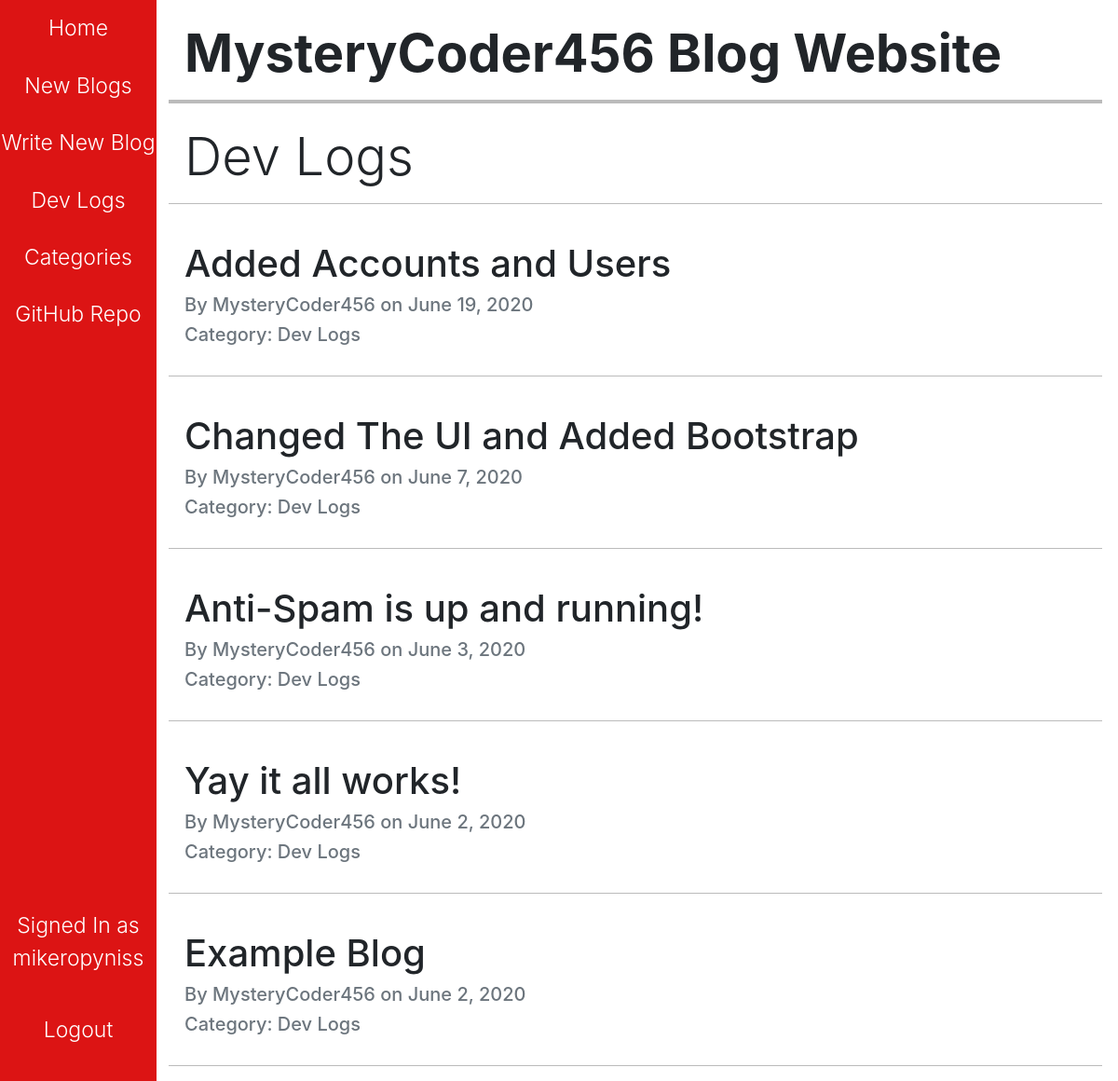
The page /dev/ (signed in) on the database its author committed.
### blog/models.py (models this page shows, shortened)
class Blog(VoteModel, models.Model):
    blog_list = models.ForeignKey(BlogList, on_delete=models.CASCADE)
    title = models.CharField(max_length=100)
    author = models.CharField(max_length=150)
    creation_date = models.DateField()
    content = models.TextField(
        max_length=500,
        blank=True,
        validators=[MaxLengthValidator(500)]
    )

class BlogList(models.Model):
    name = models.CharField(max_length=50)

### blog/views.py (the view)
# urls.py: path("dev/", views.dev_logs, name="dev_logs"),
def dev_logs(request):
    dev_set = reversed(BlogList.objects.get(name="Dev Logs").blog_set.all())
    return render(request, "blog/dev.html", {"dev_set": dev_set})

### blog/templates/blog/dev.html (shortened to what this page needs)
{% extends 'blog/base.html' %}
{% block heading %}
    Dev Logs
{% endblock %}
{% block main %}
    {% for blog in dev_set %}
        <hr style="height: 1px;">
        <br>
        <h1 class="blog-title"><a href="{% url 'blog_detail' blog.title %}">{{blog.title}}</a></h1>
        <div class="pb-2" style="line-height: 0.1rem;">
            <h5 class="text-muted">By {{blog.author}} on {{blog.creation_date}}</h5>
            <h5 class="text-muted">Category: {{blog.blog_list.name}}</h5>
        </div>
    {% endfor %}
    <hr style="height: 1px;">
{% endblock %}

### blog/templates/blog/base.html (shortened to what this page needs)
<!DOCTYPE html>
{% load static %}
<html lang="en">
<head>
    <link rel="stylesheet" href="https://stackpath.bootstrapcdn.com/bootstrap/4.3.1/css/bootstrap.min.css">
    <link rel="stylesheet" type="text/css" href="{% static 'blog/styles.css' %}">
</head>
<body>
    <div class="sidenav">
        <a href="{% url 'home' %}" class="font-weight-light">Home</a>
        <a href="{% url 'new_blogs' %}" class="font-weight-light">New Blogs</a>
        <a href="{% url 'create_blog' %}" class="font-weight-light">Write New Blog</a>
        <a href="{% url 'dev_logs' %}" class="font-weight-light">Dev Logs</a>
        <a href="{% url 'categories' %}" class="font-weight-light">Categories</a>
        <a href="https://github.com/MysteryCoder456/Blog-App" target="_blank" class="font-weight-light">GitHub Repo</a>
        <div class="auth-buttons pb-4">
            {% if user.is_authenticated %}
                <p class="font-weight-light">Signed In as {{user.username}}</p>
                <a href="{% url 'logout' %}" class="font-weight-light">Logout</a>
            {% else %}
                <a href="{% url 'login' %}" class="font-weight-light">Login</a>
                <a href="{% url 'register' %}" class="font-weight-light">Register</a>
            {% endif %}
        </div>
    </div>
    <div class="main mt-4">
        <h1 class="display-4 font-weight-bold">MysteryCoder456 Blog Website</h1>
        <hr style="height: 4px;" class="mb-4">
        <h1 class="display-4">{% block heading %}{% endblock %}</h1>
        {% block main %}
        {% endblock %}
    </div>
</body>
</html>

### blog/static/blog/styles.css (style rules this page uses)
:root { --sidebar-width: 14%; --sidebar-font-size: 23px; }
html { font-family: Montserrat, Helvetica, Arial; }
.sidenav { height: 100%; width: var(--sidebar-width); position: fixed; top: 0; left: 0; overflow-x: hidden; text-align: center; background-color: #DC1414; z-index: 99; }
.sidenav a { text-decoration: none; color: #ffffff; display: block; font-size: var(--sidebar-font-size); padding-top: 8%; padding-bottom: 8%; }
.sidenav p { color: #ffffff; display: block; font-size: var(--sidebar-font-size); padding-top: 8%; padding-bottom: 8%; }
.auth-buttons { bottom: 0; width: 100%; position: absolute; }
.main { margin-left: var(--sidebar-width); padding-left: 30px; }
.blog-title a { text-decoration: none; color: inherit; }
hr { position: relative; left: -17px; background-color: #BBBBBB; border: none; width: 100%; }

### rows shown on the page
Blog: title "Added Accounts and Users", author "MysteryCoder456", creation_date "June 19, 2020", blog_list.name "Dev Logs"
Blog: title "Changed The UI and Added Bootstrap", author "MysteryCoder456", creation_date "June 7, 2020", blog_list.name "Dev Logs"
Blog: title "Anti-Spam is up and running!", author "MysteryCoder456", creation_date "June 3, 2020", blog_list.name "Dev Logs"
Blog: title "Yay it all works!", author "MysteryCoder456", creation_date "June 2, 2020", blog_list.name "Dev Logs"
Blog: title "Example Blog", author "MysteryCoder456", creation_date "June 2, 2020", blog_list.name "Dev Logs"

### other values the page prints
{{ user.username }} "mikeropyniss"
